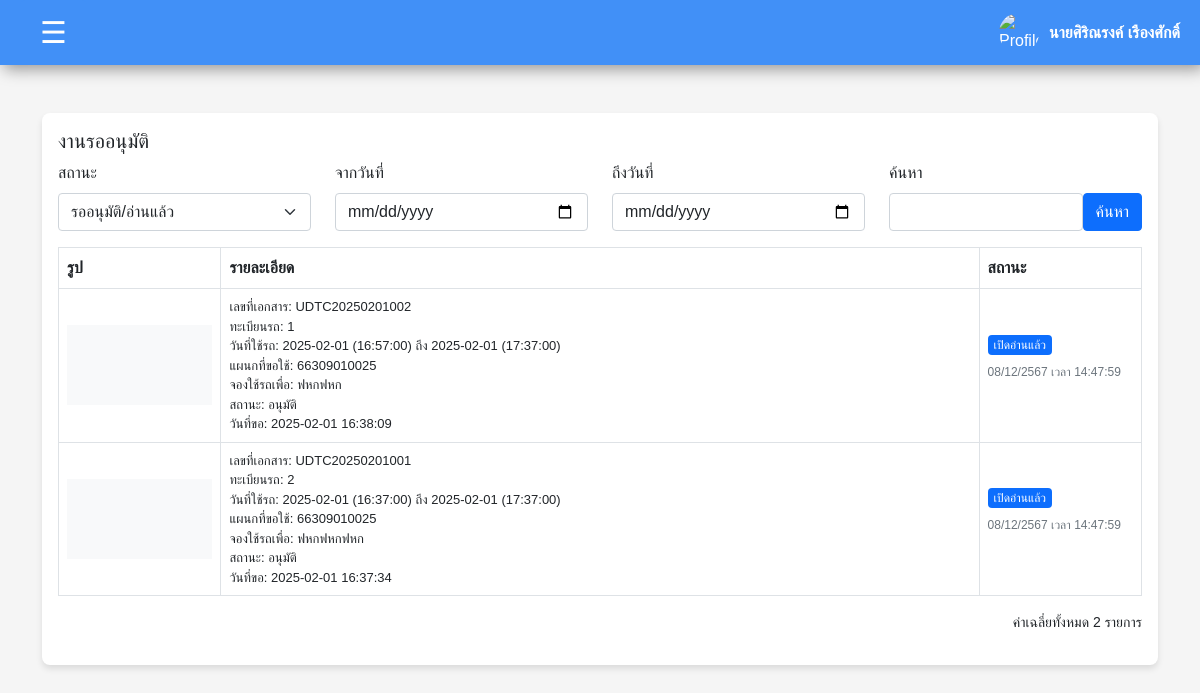
The page /admin/manage_status.php (signed in) on the database its author committed.
### tables this page shows
CREATE TABLE `requests` (
  `request_id` varchar(20) NOT NULL,
  `destination` varchar(255) DEFAULT NULL,
  `province` varchar(100) DEFAULT NULL,
  `travel_type` enum('ในจังหวัด','ต่างจังหวัด') DEFAULT NULL,
  `purpose` varchar(255) DEFAULT NULL,
  `departure_date` date DEFAULT NULL,
  `departure_time` time DEFAULT NULL,
  `return_date` date DEFAULT NULL,
  `return_time` time DEFAULT NULL,
  `passengers` int(11) DEFAULT NULL,
  `request_date` datetime DEFAULT NULL,
  `status` enum('รออนุมัติ','อนุมัติ','ปฏิเสธ','ยกเลิก') DEFAULT 'รออนุมัติ',
  `user_id` varchar(255) DEFAULT NULL,
  `driver_id` int(11) DEFAULT NULL,
  `car_id` int(11) DEFAULT NULL,
  `admin_id` varchar(11) DEFAULT NULL
);

### admin/manage_status.php (the view, shortened to what this page needs)
<!DOCTYPE html>
<html lang="en">
<head>
    <link rel="stylesheet" href="../css/bootstrap.css">
</head>
<body>
    <?php
    require("headadmin.php");
    $sql = "SELECT * FROM requests ORDER BY request_id DESC";
    $result = mysqli_query($connect, $sql);
    ?>
    <div class="container mt-5">
        <div class=" custom-card bg-white">
            <div class="card-body">
                <h5 class="card-title">งานรออนุมัติ</h5>
                <div class="row mb-3">
                    <div class="col-md-3">
                        <label for="status" class="form-label">สถานะ</label>
                        <select class="form-select" id="status">
                            <option selected>รออนุมัติ/อ่านแล้ว</option>
                        </select>
                    </div>
                    <div class="col-md-3">
                        <label for="from-date" class="form-label">จากวันที่</label>
                        <input type="date" class="form-control" id="from-date">
                    </div>
                    <div class="col-md-3">
                        <label for="to-date" class="form-label">ถึงวันที่</label>
                        <input type="date" class="form-control" id="to-date">
                    </div>
                    <div class="col-md-3">
                        <label for="search" class="form-label">ค้นหา</label>
                        <div class="d-flex">
                            <input type="search" class="form-control" id="search">
                            <button class="btn btn-primary">ค้นหา</button>
                        </div>
                    </div>
                </div>
                <table class="table table-bordered table-custom">
                    <thead>
                        <tr>
                            <th scope="col" style="width: 15%;">รูป</th>
                            <th scope="col">รายละเอียด</th>
                            <th scope="col" style="width: 15%;">สถานะ</th>
                        </tr>
                    </thead>
                    <tbody>
                        <?php
                        if (mysqli_num_rows($result) > 0) {
                            while ($row = $result->fetch_assoc()) {
                                echo "<tr class='clickable-row' onclick=\"window.location.href='edit_status.php?request_id=" . htmlspecialchars($row["request_id"]) . "';\" style='cursor: pointer;'>";
                                echo "<td>";
                                echo "<div style='width: 100%; height: 80px; background-color: #f8f9fa;'></div>";
                                echo "</td>";
                                echo "<td>";
                                echo "<p style='margin: 0; font-size: 13px;'>เลขที่เอกสาร: " . htmlspecialchars($row["request_id"]) . "</p>";
                                echo "<p style='margin: 0; font-size: 13px;'>ทะเบียนรถ: " . htmlspecialchars($row["car_id"]) . "</p>";
                                echo "<p style='margin: 0; font-size: 13px;'>วันที่ใช้รถ: " . htmlspecialchars($row["departure_date"]) . " (" . htmlspecialchars($row["departure_time"]) . ") ถึง " . htmlspecialchars($row["return_date"]) . " (" . htmlspecialchars($row["return_time"]) . ")</p>";
                                echo "<p style='margin: 0; font-size: 13px;'>แผนกที่ขอใช้: " . htmlspecialchars($row["user_id"]) . "</p>";
                                echo "<p style='margin: 0; font-size: 13px;'>จองใช้รถเพื่อ: " . htmlspecialchars($row["purpose"]) . "</p>";
                                echo "<p style='margin: 0; font-size: 13px;'>สถานะ: " . htmlspecialchars($row["status"]) . "</p>";
                                echo "<p style='margin: 0; font-size: 13px;'>วันที่ขอ: " . htmlspecialchars($row["request_date"]) . "</p>";
                                echo "</td>";
                                echo "<td>";
                                echo "<span class='status-label'>เปิดอ่านแล้ว</span>";
                                echo "<p class='text-muted mt-2' style='font-size: 12px;'>08/12/2567 เวลา 14:47:59</p>";
                                echo "</td>";
                                echo "</tr>";
                            }
                        } else {
                            echo "<tr><td colspan='3' class='text-center'>ไม่มีข้อมูล</td></tr>";
                        }
                        ?>
                    </tbody>
                </table>
                <div class="text-end">
                    <p style="font-size: 14px;">ค่าเฉลี่ยทั้งหมด <?php echo mysqli_num_rows($result); ?> รายการ</p>
                </div>
            </div>
        </div>
    </div>
</body>
</html>

### admin/manage_status.php (style rules this page uses)
.table-custom td { vertical-align: middle; padding: 6px; font-size: 14px; }
.custom-card { box-shadow: 0 4px 6px rgba(0, 0, 0, 0.1); border-radius: 8px; }
.status-label { color: white; background-color: #0d6efd; border-radius: 4px; padding: 3px 6px; font-size: 12px; }
.clickable-row { cursor: pointer; }

### admin/headadmin.php (style rules this page uses)
body { font-family: Arial, sans-serif; margin: 0; padding: 0; background-color: #f5f5f5; }

### rows shown on the page
requests: request_id "UDTC20250201002", car "1", departure_date "2025-02-01", departure_time "16:57:00", return_date "2025-02-01", return_time "17:37:00", user "66309010025", purpose "ฟหกฟหก", status "อนุมัติ", request_date "2025-02-01 16:38:09"
requests: request_id "UDTC20250201001", car "2", departure_date "2025-02-01", departure_time "16:37:00", return_date "2025-02-01", return_time "17:37:00", user "66309010025", purpose "ฟหกฟหกฟหก", status "อนุมัติ", request_date "2025-02-01 16:37:34"

### other values the page prints
$_SESSION['fullname'] "นายศิริณรงค์ เรืองศักดิ์"
mysqli_num_rows($result) "2"
